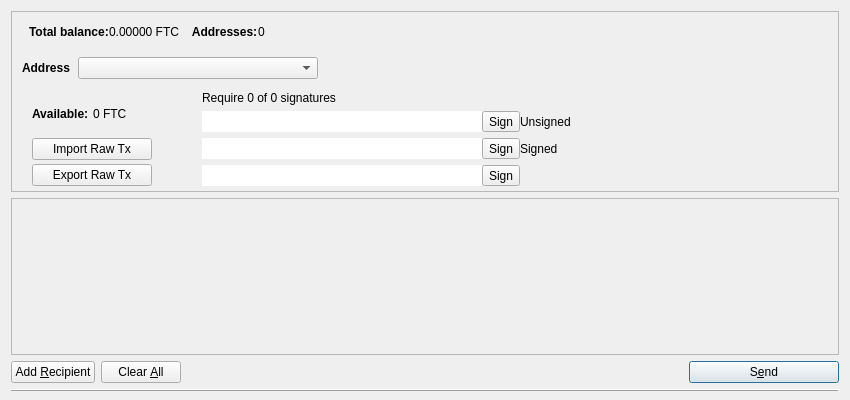
<?xml version="1.0" encoding="UTF-8"?>
<ui version="4.0">
 <class>MultiSigDialog</class>
 <widget class="QDialog" name="MultiSigDialog">
  <property name="geometry">
   <rect>
    <x>0</x>
    <y>0</y>
    <width>850</width>
    <height>400</height>
   </rect>
  </property>
  <property name="windowTitle">
   <string>Send Coins</string>
  </property>
  <layout class="QVBoxLayout" name="verticalLayout" stretch="0,1,0,0">
   <property name="bottomMargin">
    <number>8</number>
   </property>
   <item>
    <widget class="QFrame" name="frameCoinControl">
     <property name="sizePolicy">
      <sizepolicy hsizetype="Expanding" vsizetype="Expanding">
       <horstretch>0</horstretch>
       <verstretch>0</verstretch>
      </sizepolicy>
     </property>
     <property name="maximumSize">
      <size>
       <width>16777215</width>
       <height>16777215</height>
      </size>
     </property>
     <property name="frameShape">
      <enum>QFrame::StyledPanel</enum>
     </property>
     <property name="frameShadow">
      <enum>QFrame::Sunken</enum>
     </property>
     <layout class="QVBoxLayout" name="verticalLayoutCoinControl2">
      <property name="spacing">
       <number>6</number>
      </property>
      <property name="leftMargin">
       <number>0</number>
      </property>
      <property name="topMargin">
       <number>0</number>
      </property>
      <property name="rightMargin">
       <number>0</number>
      </property>
      <property name="bottomMargin">
       <number>0</number>
      </property>
      <item>
       <layout class="QVBoxLayout" name="verticalLayoutCoinControl" stretch="0,0,0,1">
        <property name="spacing">
         <number>0</number>
        </property>
        <property name="leftMargin">
         <number>10</number>
        </property>
        <property name="topMargin">
         <number>10</number>
        </property>
        <item>
         <layout class="QHBoxLayout" name="horizontalLayoutCoinControl1">
          <property name="bottomMargin">
           <number>15</number>
          </property>
          <item>
           <widget class="QLabel" name="labelMyMultiSig">
            <property name="sizePolicy">
             <sizepolicy hsizetype="Preferred" vsizetype="Maximum">
              <horstretch>0</horstretch>
              <verstretch>0</verstretch>
             </sizepolicy>
            </property>
            <property name="font">
             <font>
              <weight>75</weight>
              <bold>true</bold>
             </font>
            </property>
            <property name="styleSheet">
             <string notr="true">font-weight:bold;</string>
            </property>
            <property name="text">
             <string/>
            </property>
           </widget>
          </item>
          <item>
           <widget class="QLabel" name="label">
            <property name="font">
             <font>
              <weight>75</weight>
              <bold>true</bold>
             </font>
            </property>
            <property name="text">
             <string>Total balance:</string>
            </property>
           </widget>
          </item>
          <item>
           <widget class="QLabel" name="labelBalance">
            <property name="cursor">
             <cursorShape>IBeamCursor</cursorShape>
            </property>
            <property name="text">
             <string>0.00000 FTC</string>
            </property>
            <property name="textInteractionFlags">
             <set>Qt::LinksAccessibleByMouse|Qt::TextSelectableByKeyboard|Qt::TextSelectableByMouse</set>
            </property>
           </widget>
          </item>
          <item>
           <widget class="QLabel" name="labelAddresses">
            <property name="font">
             <font>
              <weight>75</weight>
              <bold>true</bold>
             </font>
            </property>
            <property name="text">
             <string>    Addresses:</string>
            </property>
           </widget>
          </item>
          <item>
           <widget class="QLabel" name="labelAddressesNum">
            <property name="minimumSize">
             <size>
              <width>28</width>
              <height>0</height>
             </size>
            </property>
            <property name="text">
             <string>0</string>
            </property>
           </widget>
          </item>
          <item>
           <spacer name="horizontalSpacer_2">
            <property name="orientation">
             <enum>Qt::Horizontal</enum>
            </property>
            <property name="sizeHint" stdset="0">
             <size>
              <width>40</width>
              <height>20</height>
             </size>
            </property>
           </spacer>
          </item>
         </layout>
        </item>
        <item>
         <layout class="QHBoxLayout" name="horizontalLayoutCoinControl2" stretch="0,0,0">
          <property name="spacing">
           <number>8</number>
          </property>
          <property name="bottomMargin">
           <number>10</number>
          </property>
          <item>
           <widget class="QLabel" name="labelMultiSigAddress">
            <property name="font">
             <font>
              <weight>75</weight>
              <bold>true</bold>
             </font>
            </property>
            <property name="text">
             <string>Address</string>
            </property>
            <property name="margin">
             <number>5</number>
            </property>
           </widget>
          </item>
          <item>
           <widget class="QComboBox" name="comboBoxAddrList">
            <property name="sizePolicy">
             <sizepolicy hsizetype="Fixed" vsizetype="Fixed">
              <horstretch>0</horstretch>
              <verstretch>0</verstretch>
             </sizepolicy>
            </property>
            <property name="minimumSize">
             <size>
              <width>240</width>
              <height>0</height>
             </size>
            </property>
            <property name="sizeIncrement">
             <size>
              <width>0</width>
              <height>0</height>
             </size>
            </property>
            <property name="baseSize">
             <size>
              <width>0</width>
              <height>0</height>
             </size>
            </property>
            <property name="editable">
             <bool>false</bool>
            </property>
            <property name="maxVisibleItems">
             <number>20</number>
            </property>
           </widget>
          </item>
          <item>
           <spacer name="horizontalSpacerCoinControl">
            <property name="orientation">
             <enum>Qt::Horizontal</enum>
            </property>
            <property name="sizeHint" stdset="0">
             <size>
              <width>40</width>
              <height>1</height>
             </size>
            </property>
           </spacer>
          </item>
         </layout>
        </item>
        <item>
         <widget class="QWidget" name="widgetCoinControl" native="true">
          <property name="sizePolicy">
           <sizepolicy hsizetype="Preferred" vsizetype="Preferred">
            <horstretch>0</horstretch>
            <verstretch>0</verstretch>
           </sizepolicy>
          </property>
          <property name="minimumSize">
           <size>
            <width>0</width>
            <height>0</height>
           </size>
          </property>
          <property name="styleSheet">
           <string notr="true"/>
          </property>
          <layout class="QHBoxLayout" name="horizontalLayoutCoinControl5">
           <property name="leftMargin">
            <number>0</number>
           </property>
           <property name="topMargin">
            <number>0</number>
           </property>
           <property name="rightMargin">
            <number>0</number>
           </property>
           <property name="bottomMargin">
            <number>0</number>
           </property>
           <item>
            <layout class="QHBoxLayout" name="horizontalLayoutCoinControl3" stretch="0,0,0">
             <property name="spacing">
              <number>20</number>
             </property>
             <property name="topMargin">
              <number>0</number>
             </property>
             <property name="bottomMargin">
              <number>4</number>
             </property>
             <item>
              <layout class="QVBoxLayout" name="verticalLayout_3">
               <property name="spacing">
                <number>4</number>
               </property>
               <property name="leftMargin">
                <number>10</number>
               </property>
               <property name="topMargin">
                <number>4</number>
               </property>
               <item>
                <layout class="QHBoxLayout" name="horizontalLayout_3">
                 <property name="spacing">
                  <number>1</number>
                 </property>
                 <property name="leftMargin">
                  <number>0</number>
                 </property>
                 <property name="topMargin">
                  <number>0</number>
                 </property>
                 <property name="rightMargin">
                  <number>0</number>
                 </property>
                 <property name="bottomMargin">
                  <number>0</number>
                 </property>
                 <item>
                  <widget class="QLabel" name="labelAvailable">
                   <property name="font">
                    <font>
                     <weight>75</weight>
                     <bold>true</bold>
                    </font>
                   </property>
                   <property name="text">
                    <string>Available: </string>
                   </property>
                  </widget>
                 </item>
                 <item>
                  <widget class="QLabel" name="labelAvailableCoins">
                   <property name="text">
                    <string>0 FTC</string>
                   </property>
                  </widget>
                 </item>
                </layout>
               </item>
               <item>
                <widget class="QPushButton" name="btnImportDraft">
                 <property name="minimumSize">
                  <size>
                   <width>120</width>
                   <height>0</height>
                  </size>
                 </property>
                 <property name="toolTip">
                  <string>Import draft transaction with other's signature</string>
                 </property>
                 <property name="text">
                  <string>Import Raw Tx</string>
                 </property>
                 <property name="icon">
                  <iconset resource="../bitcoin.qrc">
                   <normaloff>:/icons/editpaste</normaloff>:/icons/editpaste</iconset>
                 </property>
                </widget>
               </item>
               <item>
                <widget class="QPushButton" name="btnExportDraft">
                 <property name="minimumSize">
                  <size>
                   <width>120</width>
                   <height>0</height>
                  </size>
                 </property>
                 <property name="toolTip">
                  <string>Export draft transaction with my signature</string>
                 </property>
                 <property name="text">
                  <string>Export Raw Tx</string>
                 </property>
                 <property name="icon">
                  <iconset resource="../bitcoin.qrc">
                   <normaloff>:/icons/editcopy</normaloff>:/icons/editcopy</iconset>
                 </property>
                </widget>
               </item>
              </layout>
             </item>
             <item>
              <layout class="QVBoxLayout" name="verticalLayout_4">
               <property name="spacing">
                <number>6</number>
               </property>
               <property name="leftMargin">
                <number>30</number>
               </property>
               <property name="topMargin">
                <number>2</number>
               </property>
               <property name="rightMargin">
                <number>1</number>
               </property>
               <property name="bottomMargin">
                <number>0</number>
               </property>
               <item>
                <widget class="QLabel" name="labelRequire">
                 <property name="text">
                  <string>Require 0 of 0 signatures</string>
                 </property>
                </widget>
               </item>
               <item>
                <layout class="QHBoxLayout" name="horizontalLayout_4">
                 <property name="spacing">
                  <number>0</number>
                 </property>
                 <item>
                  <widget class="QLineEdit" name="labelRequireAddr0">
                   <property name="sizePolicy">
                    <sizepolicy hsizetype="Fixed" vsizetype="Preferred">
                     <horstretch>0</horstretch>
                     <verstretch>0</verstretch>
                    </sizepolicy>
                   </property>
                   <property name="minimumSize">
                    <size>
                     <width>280</width>
                     <height>0</height>
                    </size>
                   </property>
                   <property name="frame">
                    <bool>false</bool>
                   </property>
                   <property name="readOnly">
                    <bool>true</bool>
                   </property>
                  </widget>
                 </item>
                 <item>
                  <widget class="QToolButton" name="btnSign0">
                   <property name="text">
                    <string>Sign</string>
                   </property>
                   <property name="icon">
                    <iconset resource="../bitcoin.qrc">
                     <normaloff>:/icons/key</normaloff>:/icons/key</iconset>
                   </property>
                   <property name="toolButtonStyle">
                    <enum>Qt::ToolButtonTextBesideIcon</enum>
                   </property>
                  </widget>
                 </item>
                 <item>
                  <widget class="QLabel" name="labelIsSign0">
                   <property name="text">
                    <string>Unsigned</string>
                   </property>
                  </widget>
                 </item>
                 <item>
                  <spacer name="horizontalSpacer_4">
                   <property name="orientation">
                    <enum>Qt::Horizontal</enum>
                   </property>
                   <property name="sizeHint" stdset="0">
                    <size>
                     <width>40</width>
                     <height>20</height>
                    </size>
                   </property>
                  </spacer>
                 </item>
                </layout>
               </item>
               <item>
                <layout class="QHBoxLayout" name="horizontalLayout_5">
                 <property name="spacing">
                  <number>0</number>
                 </property>
                 <item>
                  <widget class="QLineEdit" name="labelRequireAddr1">
                   <property name="sizePolicy">
                    <sizepolicy hsizetype="Fixed" vsizetype="Preferred">
                     <horstretch>0</horstretch>
                     <verstretch>0</verstretch>
                    </sizepolicy>
                   </property>
                   <property name="minimumSize">
                    <size>
                     <width>280</width>
                     <height>0</height>
                    </size>
                   </property>
                   <property name="frame">
                    <bool>false</bool>
                   </property>
                   <property name="readOnly">
                    <bool>true</bool>
                   </property>
                  </widget>
                 </item>
                 <item>
                  <widget class="QToolButton" name="btnSign1">
                   <property name="text">
                    <string>Sign</string>
                   </property>
                   <property name="icon">
                    <iconset resource="../bitcoin.qrc">
                     <normaloff>:/icons/key</normaloff>:/icons/key</iconset>
                   </property>
                   <property name="toolButtonStyle">
                    <enum>Qt::ToolButtonTextBesideIcon</enum>
                   </property>
                  </widget>
                 </item>
                 <item>
                  <widget class="QLabel" name="labelIsSign1">
                   <property name="text">
                    <string>Signed</string>
                   </property>
                  </widget>
                 </item>
                 <item>
                  <spacer name="horizontalSpacer_5">
                   <property name="orientation">
                    <enum>Qt::Horizontal</enum>
                   </property>
                   <property name="sizeHint" stdset="0">
                    <size>
                     <width>40</width>
                     <height>20</height>
                    </size>
                   </property>
                  </spacer>
                 </item>
                </layout>
               </item>
               <item>
                <layout class="QHBoxLayout" name="horizontalLayout_6">
                 <property name="spacing">
                  <number>0</number>
                 </property>
                 <item>
                  <widget class="QLineEdit" name="labelRequireAddr2">
                   <property name="sizePolicy">
                    <sizepolicy hsizetype="Fixed" vsizetype="Preferred">
                     <horstretch>0</horstretch>
                     <verstretch>0</verstretch>
                    </sizepolicy>
                   </property>
                   <property name="minimumSize">
                    <size>
                     <width>280</width>
                     <height>0</height>
                    </size>
                   </property>
                   <property name="frame">
                    <bool>false</bool>
                   </property>
                   <property name="readOnly">
                    <bool>true</bool>
                   </property>
                  </widget>
                 </item>
                 <item>
                  <widget class="QToolButton" name="btnSign2">
                   <property name="text">
                    <string>Sign</string>
                   </property>
                   <property name="icon">
                    <iconset resource="../bitcoin.qrc">
                     <normaloff>:/icons/key</normaloff>:/icons/key</iconset>
                   </property>
                   <property name="toolButtonStyle">
                    <enum>Qt::ToolButtonTextBesideIcon</enum>
                   </property>
                  </widget>
                 </item>
                 <item>
                  <widget class="QLabel" name="labelIsSign2">
                   <property name="text">
                    <string/>
                   </property>
                  </widget>
                 </item>
                 <item>
                  <spacer name="horizontalSpacer_6">
                   <property name="orientation">
                    <enum>Qt::Horizontal</enum>
                   </property>
                   <property name="sizeHint" stdset="0">
                    <size>
                     <width>40</width>
                     <height>20</height>
                    </size>
                   </property>
                  </spacer>
                 </item>
                </layout>
               </item>
              </layout>
             </item>
             <item>
              <spacer name="horizontalSpacer_3">
               <property name="orientation">
                <enum>Qt::Horizontal</enum>
               </property>
               <property name="sizeHint" stdset="0">
                <size>
                 <width>40</width>
                 <height>20</height>
                </size>
               </property>
              </spacer>
             </item>
            </layout>
           </item>
          </layout>
         </widget>
        </item>
        <item>
         <spacer name="verticalSpacerCoinControl">
          <property name="orientation">
           <enum>Qt::Vertical</enum>
          </property>
          <property name="sizeHint" stdset="0">
           <size>
            <width>800</width>
            <height>1</height>
           </size>
          </property>
         </spacer>
        </item>
       </layout>
      </item>
     </layout>
    </widget>
   </item>
   <item>
    <widget class="QScrollArea" name="scrollArea">
     <property name="widgetResizable">
      <bool>true</bool>
     </property>
     <widget class="QWidget" name="scrollAreaWidgetContents">
      <property name="geometry">
       <rect>
        <x>0</x>
        <y>0</y>
        <width>834</width>
        <height>78</height>
       </rect>
      </property>
      <layout class="QVBoxLayout" name="verticalLayout_2">
       <property name="leftMargin">
        <number>0</number>
       </property>
       <property name="topMargin">
        <number>0</number>
       </property>
       <property name="rightMargin">
        <number>0</number>
       </property>
       <property name="bottomMargin">
        <number>0</number>
       </property>
       <item>
        <layout class="QVBoxLayout" name="entries">
         <property name="spacing">
          <number>6</number>
         </property>
        </layout>
       </item>
       <item>
        <spacer name="verticalSpacer">
         <property name="orientation">
          <enum>Qt::Vertical</enum>
         </property>
         <property name="sizeHint" stdset="0">
          <size>
           <width>20</width>
           <height>40</height>
          </size>
         </property>
        </spacer>
       </item>
      </layout>
     </widget>
    </widget>
   </item>
   <item>
    <layout class="QHBoxLayout" name="horizontalLayout">
     <item>
      <widget class="QPushButton" name="addButton">
       <property name="toolTip">
        <string>Send to multiple recipients at once</string>
       </property>
       <property name="text">
        <string>Add &amp;Recipient</string>
       </property>
       <property name="icon">
        <iconset resource="../bitcoin.qrc">
         <normaloff>:/icons/add</normaloff>:/icons/add</iconset>
       </property>
       <property name="autoDefault">
        <bool>false</bool>
       </property>
      </widget>
     </item>
     <item>
      <widget class="QPushButton" name="clearButton">
       <property name="sizePolicy">
        <sizepolicy hsizetype="Minimum" vsizetype="Fixed">
         <horstretch>0</horstretch>
         <verstretch>0</verstretch>
        </sizepolicy>
       </property>
       <property name="toolTip">
        <string>Remove all transaction fields</string>
       </property>
       <property name="text">
        <string>Clear &amp;All</string>
       </property>
       <property name="icon">
        <iconset resource="../bitcoin.qrc">
         <normaloff>:/icons/remove</normaloff>:/icons/remove</iconset>
       </property>
       <property name="autoRepeatDelay">
        <number>300</number>
       </property>
       <property name="autoDefault">
        <bool>false</bool>
       </property>
      </widget>
     </item>
     <item>
      <layout class="QHBoxLayout" name="horizontalLayout_2">
       <property name="spacing">
        <number>3</number>
       </property>
      </layout>
     </item>
     <item>
      <spacer name="horizontalSpacer">
       <property name="orientation">
        <enum>Qt::Horizontal</enum>
       </property>
       <property name="sizeHint" stdset="0">
        <size>
         <width>40</width>
         <height>20</height>
        </size>
       </property>
      </spacer>
     </item>
     <item>
      <widget class="QPushButton" name="sendButton">
       <property name="minimumSize">
        <size>
         <width>150</width>
         <height>0</height>
        </size>
       </property>
       <property name="toolTip">
        <string>Confirm the send action</string>
       </property>
       <property name="text">
        <string>S&amp;end</string>
       </property>
       <property name="icon">
        <iconset resource="../bitcoin.qrc">
         <normaloff>:/icons/send</normaloff>:/icons/send</iconset>
       </property>
       <property name="default">
        <bool>true</bool>
       </property>
      </widget>
     </item>
    </layout>
   </item>
   <item alignment="Qt::AlignBottom">
    <widget class="Line" name="lineStatusBarDivide">
     <property name="frameShadow">
      <enum>QFrame::Raised</enum>
     </property>
     <property name="orientation">
      <enum>Qt::Horizontal</enum>
     </property>
    </widget>
   </item>
  </layout>
 </widget>
 <resources>
  <include location="../bitcoin.qrc"/>
 </resources>
 <connections/>
</ui>
